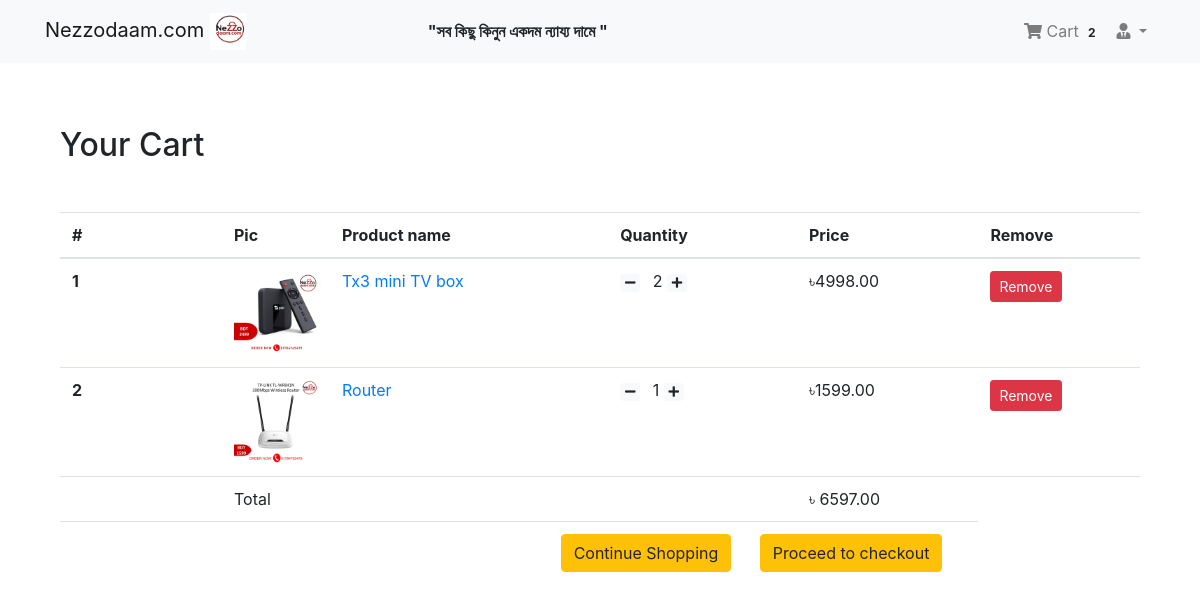
Page /order/cart/ (signed in) on the committed database.
### login_app/models.py (models this page shows, shortened)
class User(AbstractBaseUser,PermissionsMixin):
    email = models.EmailField(unique=True,null=False)
    is_staff = models.BooleanField(
        ugettext_lazy('Staff status'),
        default=False,
        help_text= ugettext_lazy('Designates whether the user can log in this site')
    )
    is_active = models.BooleanField(
    ugettext_lazy('Active'),
        default=True,
        help_text= ugettext_lazy('Designates whether this user should be treated as active . Unselect this instead of deleting accounts')
    )
    USERNAME_FIELD = 'email'
    objects = MyUserManager()
    def __str__(self):
        return self.email

### order/models.py (models this page shows, shortened)
class Order(models.Model):
    orderitems = models.ManyToManyField(Cart)
    user = models.ForeignKey(settings.AUTH_USER_MODEL, on_delete=models.CASCADE,related_name='order')
    ordered = models.BooleanField(default=False)
    created = models.DateTimeField(auto_now_add=True)
    paymentId = models.CharField(max_length=264, blank=True, null=True)
    orderId = models.CharField(max_length=200, blank=True, null=True)
    bank_id = models.CharField(max_length=200,blank=True,null=True)
    def get_totals(self):
        total = 0
        for order_item in self.orderitems.all():
            total += float(order_item.get_total())
        return total

class Cart(models.Model):
    user = models.ForeignKey(settings.AUTH_USER_MODEL, on_delete=models.CASCADE, related_name="cart")
    item = models.ForeignKey(Product, on_delete=models.CASCADE,related_name='item')
    quantity = models.IntegerField(default=1)
    purchased = models.BooleanField(default=False)
    created = models.DateTimeField(auto_now_add=True)
    updated = models.DateTimeField(auto_now=True)
    def get_total(self):
        total = self.item.price * self.quantity
        float_total = format(total, '0.2f')
        return float_total

### shop_app/models.py (models this page shows, shortened)
class Product(models.Model):
    main_image = models.ImageField(upload_to='Products')
    name = models.CharField(max_length=264)
    category = models.ForeignKey(Category, on_delete=models.CASCADE, related_name='category')
    preview_text = models.TextField(max_length=200, verbose_name='Preview Text')
    detail_text = models.TextField(max_length=1000, verbose_name='Description')
    price = models.FloatField()
    old_price = models.FloatField(default=0.00)
    created = models.DateTimeField(auto_now_add=True)
    class Meta:
        ordering = ['-created', ]

### order/views.py (the view)
# urls.py: path('cart/',views.Cart_view,name='cart'),
@login_required
def Cart_view(request):
    carts = Cart.objects.filter(user=request.user,purchased=False)
    orders = Order.objects.filter(user=request.user,ordered=False)
    if carts.exists() and orders.exists():
        order = orders[0]
        return render(request,'order/cart.html',context={'carts':carts,'order':order})
    else:
        messages.warning(request,"You don't have any item in your cart ")
        return redirect('shop_app:home')

### order/templatetags/cart_tag.py (called while the page is built)
@register.filter
def cart_total(user):
    order = Order.objects.filter(user=user,ordered=False)
    if order.exists():
        return order[0].orderitems.count()
    else:
        return 0

### templates/order/cart.html
{% extends 'base.html' %}
{% block body_block %}
<div class="container my-5">
    <div class="my-5">
        <h2>Your Cart</h2>
    </div>
<table class="table table-hover">
    <thead>
    <tr>
        <th scope="col" width="15%">#</th>
        <th scope="col"width="10%">Pic</th>
        <th scope="col">Product name</th>
        <th scope="col">Quantity</th>
        <th scope="col" >Price</th>
        <th scope="col">Remove</th>
    </tr>
    </thead>
<tbody>
{% for cart in carts %}
<tr>
    <th scope="row">{{ forloop.counter }}</th>
    <td>
        <a href="{% url 'shop_app:product_detail' pk=cart.item.pk  %}">
            <img src="/media/{{cart.item.main_image}}" style="width:100%"></a></td>
    <td><a href="{% url 'shop_app:product_detail' pk=cart.item.pk  %}">{{ cart.item.name }}</a> </td>
     <td>
            <a class="mr-2" href="{% url 'order:decrease' pk=cart.item.pk %}"><span class="badge badge-light"><i class="fas fa-minus" >
         </i></span></a>
         {{ cart.quantity }}
         <a class="mr-2" href="{% url 'order:increase' pk=cart.item.pk %}"><span class="badge badge-light"><i class="fas fa-plus" >
         </i></span></a>
     </td>
    <td>&#2547;{{ cart.get_total }}</td>
    <td> <a href="{% url 'order:remove' pk=cart.item.pk %}" class="btn btn-danger btn-sm">Remove</a> </td>
</tr>
{% endfor %}
<tr>
    <th scope="row"></th>
    <td colspan="3">Total</td>
    <td>&#2547; {{ order.get_totals | floatformat:2 }}</td>
    <td></td>
</tr>
<tr>
    <th scope="row"></th>
    <td colspan="4" class="text-right">
        <a href="{% url 'shop_app:home' %}" class="btn btn-warning mr-4">Continue Shopping</a>
     <a href="{% url 'payment:checkout' %}" class="btn btn-warning mr-4">Proceed to checkout</a>
    </td>
</tr>
</tbody>
</table>
</div>
{% endblock %}

### templates/navbar.html (shortened to what this page needs)
{% load cart_tag %}
{% load crispy_forms_tags %}
<nav class="navbar navbar-expand-lg navbar-light bg-light">
  <div class="container">
    <a class="navbar-brand" href="{% url 'shop_app:home' %}"> Nezzodaam.com  <img src="/media/images/logo.jpg" style="width:10%"></a> <b>"সব কিছু কিনুন একদম ন্যায্য দামে "</b>
    <div class="collapse navbar-collapse" id="navbarNav">
      <ul class="navbar-nav ml-auto">
        {% if request.user.is_authenticated %}
        <li class="nav-item">
          <a href="{% url 'order:cart' %}" class="nav-link">
              <i class="fa fa-shopping-cart"></i> Cart
            <span class="badge badge-light">{{ request.user | cart_total }}</span>
          </a>
        </li>
        <li class="nav-item dropdown">
          <a class="nav-link dropdown-toggle" href="#" id="navbarDropdown" role="button" data-toggle="dropdown" aria-haspopup="true" aria-expanded="false"><i class="fas fa-user-tie"></i> </a>
        </li>
        {% else %}
        <li class="nav-item">
          <a href="{% url 'login_app:login' %}" class="btn btn-primary">Login</a>
        </li>
        {% endif %}
      </ul>
    </div>
  </div>
</nav>

### rows in the picture
User: user|cart_total "2"
Cart: item.main_image (picture), item.name "Tx3 mini TV box", quantity "2", get_total "4998.00"
Cart: item.main_image (picture), item.name "Router", quantity "1", get_total "1599.00"
Order: get_totals "6597.00"
